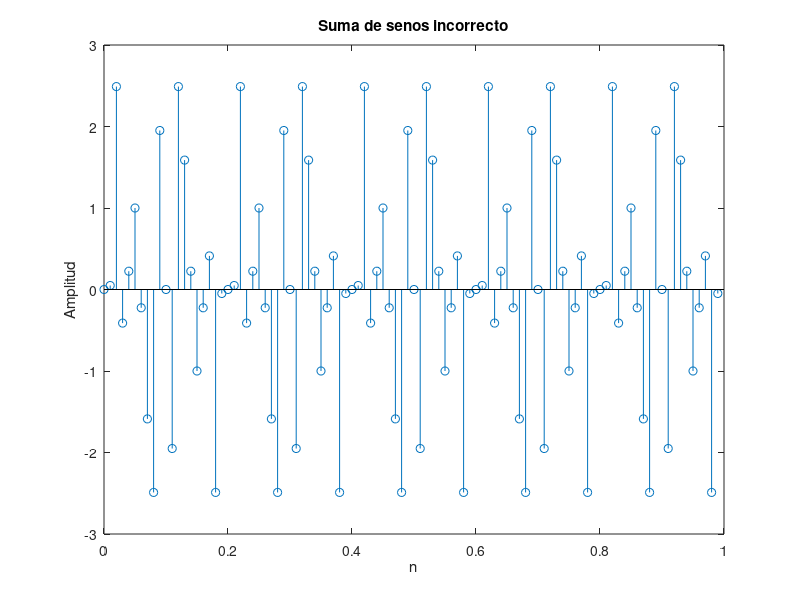
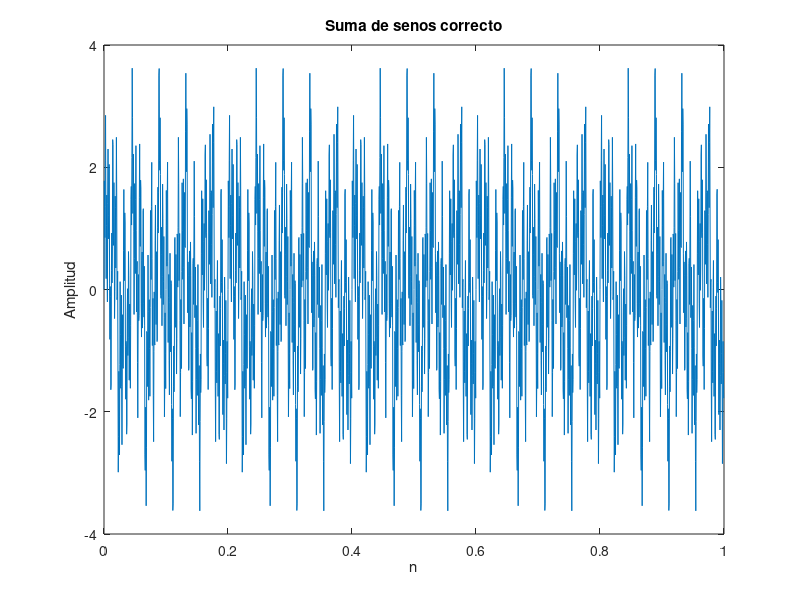
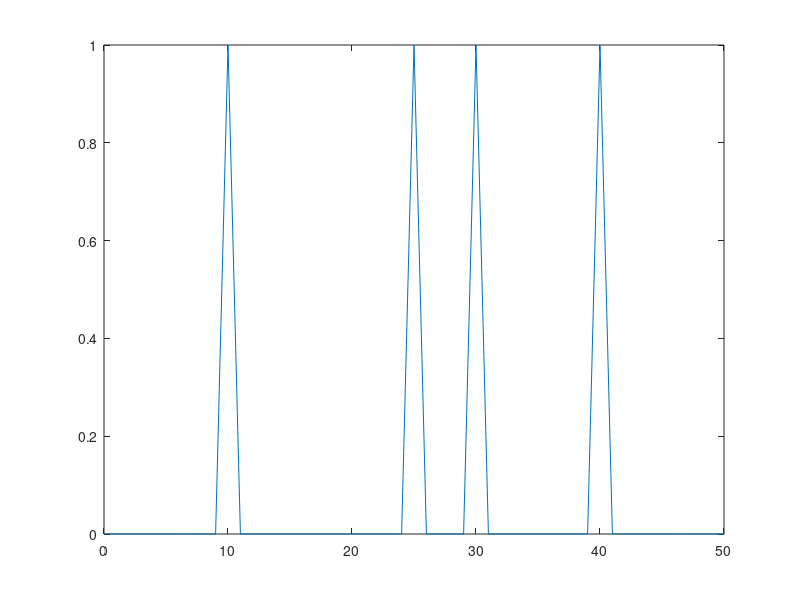
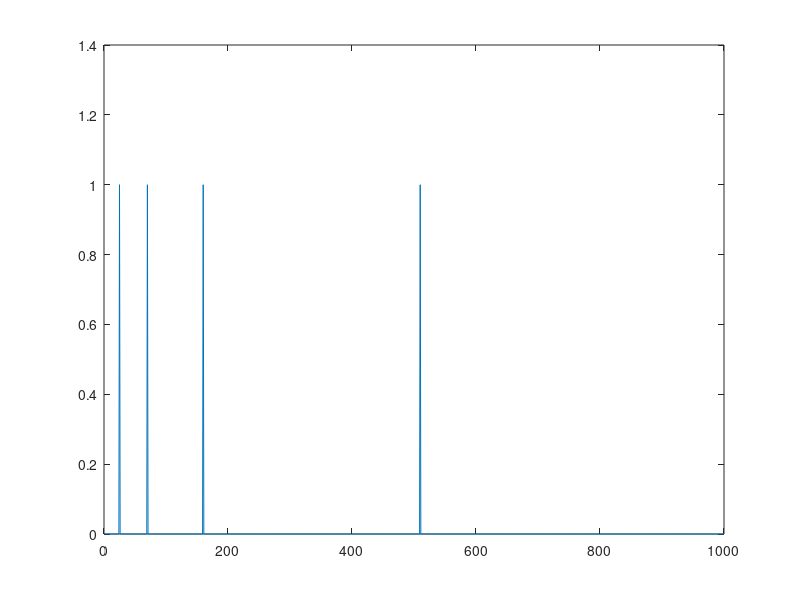

The MATLAB script that drew these images, in order:
% EJERCICIO 3

  fs = 100;   % Frecuencia de muestreo
  fs_2 = 2000;
  t_dur = 1;         % Duración de la simulación en segundos
  N1 = fs*t_dur;  % Cantidad de muestras
  N2 = fs_2*t_dur;
  n1 = 0:N1-1;  % Ancho de simulacion
  n2 = 0:N2-1;
  t1 = n1/fs;       % Cada cuanto muestrea
  t2 = n2/fs_2;

  F_a=25;
  F_b=70;
  F_c=160;
  F_d=510;

  a = sin(2*pi*F_a*t1);
  b = sin(2*pi*F_b*t1);
  c = sin(2*pi*F_c*t1);
  d = sin(2*pi*F_d*t1);

  X = a+b+c+d;

  a_2 = sin(2*pi*F_a*t2);
  b_2 = sin(2*pi*F_b*t2);
  c_2 = sin(2*pi*F_c*t2);
  d_2 = sin(2*pi*F_d*t2);

  Y = a_2+b_2+c_2+d_2;

  stem(t1,X);
  xlabel('n');
  ylabel('Amplitud');
  title('Suma de senos incorrecto');
  figure;

  plot(t2,Y);
  xlabel('n');
  ylabel('Amplitud');
  title('Suma de senos correcto');
  figure;


  %%FALTA HACER LA TRANSFORMADA PARA COMPROBAR QUE COMPONENTES TIENE

  %FFT de Seno incorrecto
 L=length(X); %Obtengo el tamaño de la señal X.
 T=1/fs; %Obtengo el periodo de muestreo
 t=(0:L-1)*T; %Obtengo el tiempo
 Z = fft(X); %Hago la FFT
 P2=abs(Z/L); %Lo normalizo por el modo en que funciona FFT
 P1 = P2(1:L/2+1); %Obtengo solamente la mitad positiva
 P1(2:end-1) = 2*P1(2:end-1); %Lo que hago es no perder la energia de la parte negativa agregandoselo a todo lo de la parte positiva excepto al DC y Fs/2(Nyquist)
 f = fs*(0:(L/2))/L; % vector de frecuencias.
 plot(f,P1); %Plotea P1
 figure;


  %FFT de Seno Correcto
 L_C=length(Y); %Obtengo el tamaño de la señal X.
 T_C=1/fs_2; %Obtengo el periodo de muestreo
 t_C=(0:L_C-1)*T_C; %Obtengo el tiempo
 Z_C = fft(Y); %Hago la FFT
 P2_C=abs(Z_C/L_C); %Lo normalizo por el modo en que funciona FFT
 P1_C = P2_C(1:L_C/2+1); %Obtengo solamente la mitad positiva
 P1_C(2:end-1) = 2*P1_C(2:end-1); %Lo que hago es no perder la energia de la parte negativa agregandoselo a todo lo de la parte positiva excepto al DC y Fs/2(Nyquist)
 f_C = fs_2*(0:(L_C/2))/L_C; % vector de frecuencias.
 plot(f_C,P1_C); %Plotea P1
 figure;
